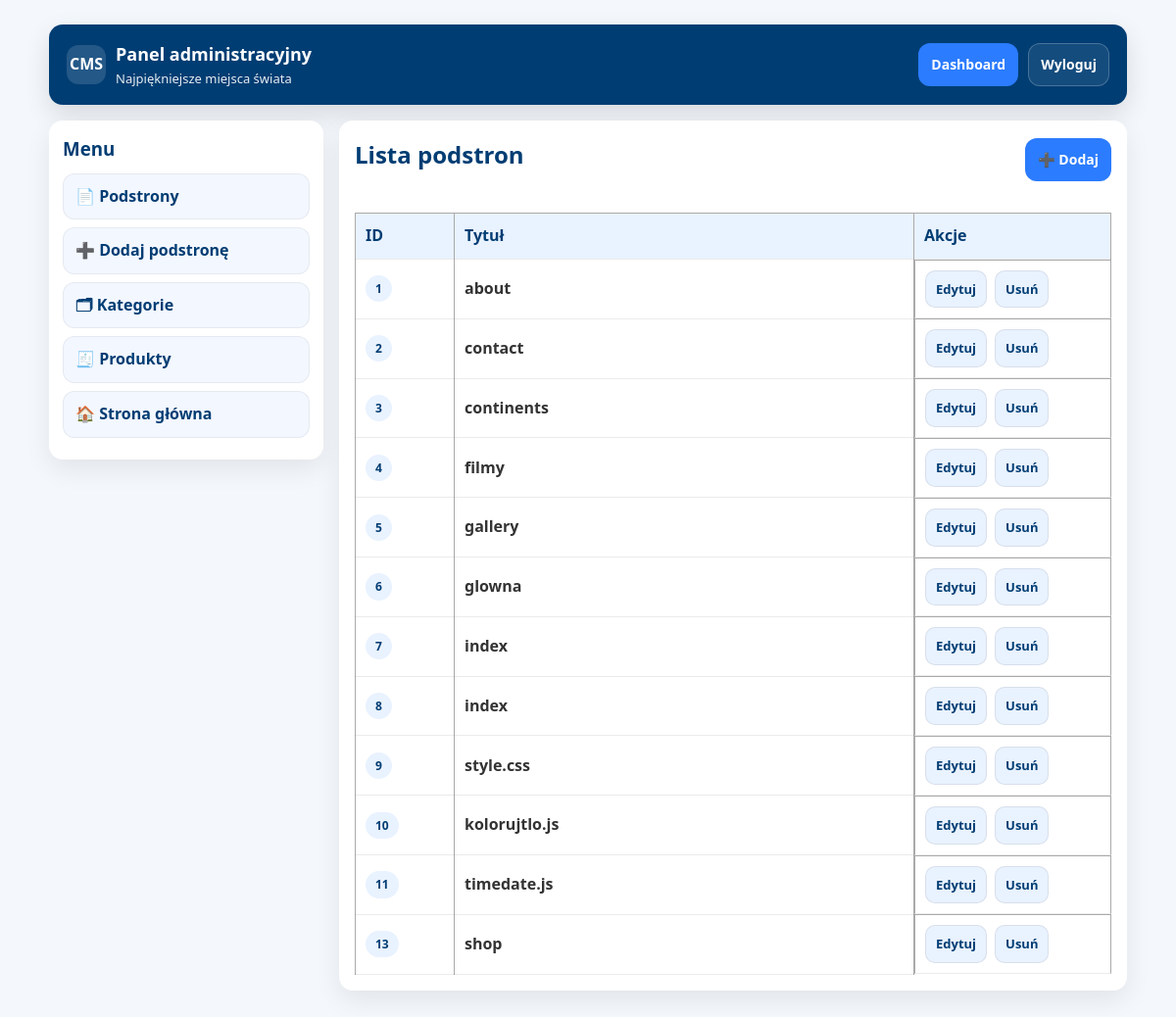
Page /witryna-projekt/admin.php (signed in) on the committed database.
### tables this page shows
CREATE TABLE `page_list` (
  `id` int(11) NOT NULL,
  `page_title` varchar(255) NOT NULL,
  `page_content` text NOT NULL,
  `status` int(11) NOT NULL DEFAULT 1
);

### witryna-projekt/admin.php (the view, shortened to what this page needs)
<?php
require_once __DIR__ . '/produkty.php';
function ListaPodstron()
{
    global $conn;
    $html = '
    <div class="admin-card">
        <div class="admin-card-header">
            <h2 class="admin-h2">Lista podstron</h2>
            <a class="admin-btn admin-btn-primary" href="admin.php?add=1">➕ Dodaj</a>
        </div>
        <div class="admin-table-wrap">
        <table class="admin-table">
            <thead>
                <tr>
                    <th style="width:80px">ID</th>
                    <th>Tytuł</th>
                    <th style="width:180px">Akcje</th>
                </tr>
            </thead>
            <tbody>
    ';
    $query  = "SELECT id, page_title FROM page_list";
    $result = mysqli_query($conn, $query);
    while ($row = mysqli_fetch_assoc($result)) {
        $id    = (int)$row['id'];
        $title = htmlspecialchars($row['page_title']);
        $html .= "
            <tr>
                <td><span class=\"admin-pill\">$id</span></td>
                <td><b>$title</b></td>
                <td class=\"admin-actions\">
                    <a class=\"admin-btn admin-btn-small\" href=\"admin.php?edit=$id\">Edytuj</a>
                    <a class=\"admin-btn admin-btn-small admin-btn-danger\" href=\"admin.php?delete=$id\"
                       onclick=\"return confirm('Na pewno usunąć podstronę?');\">Usuń</a>
                </td>
            </tr>
        ";
    }
    $html .= '
            </tbody>
        </table>
        </div>
    </div>';
    return $html;
}
?>
<!DOCTYPE html>
<html lang="pl">
<head>
    <link rel="stylesheet" href="assets/css/style.css?v=<?= time() ?>">
</head>
<body>
<div class="admin-shell">
    <div class="admin-topbar">
        <div class="admin-brand">
            <div class="badge">CMS</div>
            <div>
                <h1>Panel administracyjny</h1>
                <p>Najpiękniejsze miejsca świata</p>
            </div>
        </div>
        <div class="admin-nav">
            <a class="admin-btn admin-btn-primary" href="admin.php">Dashboard</a>
            <a class="admin-btn" href="admin.php?logout=1">Wyloguj</a>
        </div>
    </div>
    <div class="admin-content">
        <aside class="admin-side">
            <h3>Menu</h3>
            <a href="admin.php">📄 Podstrony</a>
            <a href="admin.php?add=1">➕ Dodaj podstronę</a>
            <a href="admin.php?categories=1">🗂 Kategorie</a>
            <a href="admin.php?products=1">🧾 Produkty</a>
            <a href="index.php?idp=glowna">🏠 Strona główna</a>
        </aside>
        <section class="admin-main">
            <?php
            if (isset($_GET['categories'])) {
                echo '<div class="admin-card"><h2 class="admin-h2">Kategorie</h2></div>';
                echo ZarzadzajKategoriami();
            }
            elseif (isset($_GET['products'])) {
                echo '<div class="admin-card"><h2 class="admin-h2">Produkty</h2></div>';
                echo ZarzadzajProduktami();
            }
            elseif (isset($_GET['add'])) {
                echo DodajNowaPodstrone();
            }
            elseif (isset($_GET['edit'])) {
                echo EdytujPodstrone($_GET['edit']);
            }
            elseif (isset($_GET['delete'])) {
                echo UsunPodstrone($_GET['delete']);
            }
            else {
                echo ListaPodstron();
            }
            ?>
        </section>
    </div>
</div>
</body>
</html>

### witryna-projekt/assets/css/style.css (style rules this page uses)
body { font-family: "Segoe UI", Arial, sans-serif; margin: 0; background-color: #faf2de; color: #333; line-height: 1.6; }
h1, h2, h3 { color: #005b96; }
table { width: 100%; border-collapse: collapse; margin-top: 20px; }
th, td { border: 1px solid #aaa; padding: 10px; text-align: left; }
th { background-color: #e0f0ff; }

### witryna-projekt/admin.php (style rules this page uses)
body { background: #f4f7fb; }
.admin-shell { max-width: 1100px; margin: 25px auto; padding: 0 15px; }
.admin-topbar { background: #003d73; color: #fff; border-radius: 14px; padding: 16px 18px; display:flex; align-items:center; justify-content: space-between; gap: 12px; box-shadow: 0 10px 26px rgba(0,0,0,.12); }
.admin-brand { display:flex; align-items:center; gap: 10px; }
.admin-brand .badge { width: 40px; height: 40px; border-radius: 12px; background: rgba(255,255,255,.14); display:flex; align-items:center; justify-content:center; font-weight: 800; }
.admin-brand h1 { margin: 0; font-size: 18px; color: #fff; }
.admin-brand p { margin: 0; opacity: .9; font-size: 13px; }
.admin-nav { display:flex; flex-wrap:wrap; gap: 10px; justify-content:flex-end; }
.admin-btn { display:inline-flex; align-items:center; gap: 8px; padding: 10px 12px; border-radius: 12px; text-decoration:none; border: 1px solid rgba(255,255,255,.22); color: #fff; background: rgba(255,255,255,.08); transition: .2s ease; font-weight: 700; font-size: 14px; }
.admin-btn-primary { background: #2b7cff; border-color: rgba(255,255,255,.0); color: #fff; }
.admin-btn-danger { background: #ffe9e9; border-color: rgba(0,0,0,.05); color: #9b0000; }
.admin-btn-small { padding: 8px 10px; border-radius: 10px; font-size: 13px; color: #003d73; background: #e9f2ff; border: 1px solid rgba(0,0,0,.08); }
.admin-content { margin-top: 16px; display: grid; grid-template-columns: 280px 1fr; gap: 16px; }
.admin-side { background: #ffffff; border-radius: 14px; padding: 14px; box-shadow: 0 10px 26px rgba(0,0,0,.08); height: fit-content; }
.admin-side h3 { margin: 0 0 10px; color: #003d73; }
.admin-side a { display:block; text-decoration:none; padding: 10px 12px; border-radius: 12px; color: #003d73; font-weight: 700; margin-bottom: 8px; background: #f3f7ff; border: 1px solid rgba(0,0,0,.06); }
.admin-main { min-height: 300px; }
.admin-card { background: #ffffff; border-radius: 14px; padding: 16px; box-shadow: 0 10px 26px rgba(0,0,0,.08); margin-bottom: 16px; }
.admin-card-header { display:flex; justify-content:space-between; align-items:center; gap: 10px; margin-bottom: 10px; }
.admin-h2 { margin: 0 0 10px; color: #003d73; }
.admin-pill { display:inline-block; padding: 4px 10px; border-radius: 999px; background: #e9f2ff; color: #003d73; font-weight: 800; font-size: 12px; }
.admin-table-wrap { overflow:auto; }
.admin-table { width: 100%; border-collapse: collapse; background: #fff; }
.admin-table th { text-align:left; background: #e9f2ff; color: #003d73; padding: 10px; border-bottom: 1px solid rgba(0,0,0,.08); }
.admin-table td { padding: 10px; border-bottom: 1px solid rgba(0,0,0,.08); }
.admin-actions { display:flex; gap: 8px; flex-wrap:wrap; }

### rows in the picture
page_list: id "1", page_title "about"
page_list: id "2", page_title "contact"
page_list: id "3", page_title "continents"
page_list: id "4", page_title "filmy"
page_list: id "5", page_title "gallery"
page_list: id "6", page_title "glowna"
page_list: id "7", page_title "index"
page_list: id "8", page_title "index"
page_list: id "9", page_title "style.css"
page_list: id "10", page_title "kolorujtlo.js"
page_list: id "11", page_title "timedate.js"
page_list: id "13", page_title "shop"
